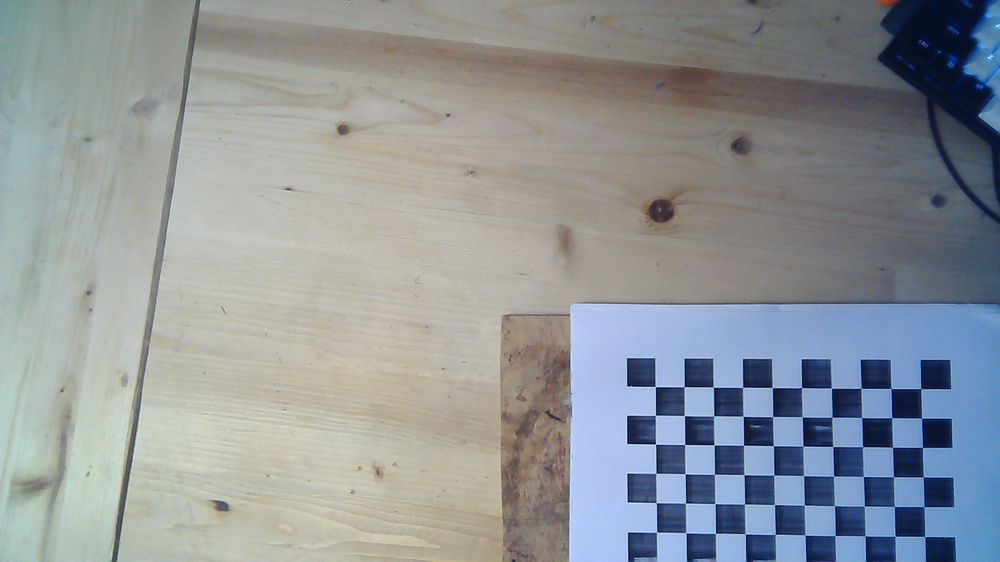
#> input picture lab1/images/1766081758.png, 1000 x 562 px, shrunk from 1920 x 1080 before the run; its folder holds only this picture in this run
$ jupyter execute --allow-errors sample.ipynb
#> lines starting #> are read from the running program, lines starting #| are printed output that depends on the picture; long printed decimals are rounded
[cell 1]
import os
from itertools import product

import matplotlib.pyplot as plt
import numpy as np
import cv2
import scipy

[cell 2]
def normalize_points(pts):
    mean = np.mean(pts, axis=0)
    d = np.sqrt(np.sum((pts - mean) ** 2, axis=1)).mean()
    s = np.sqrt(2) / d

    T = np.array([
        [s, 0, -s * mean[0]],
        [0, s, -s * mean[1]],
        [0, 0, 1]
    ])

    pts_h = np.column_stack([pts, np.ones(len(pts))])
    pts_n = (T @ pts_h.T).T

    return pts_n[:, :2], T

[cell 3]
def find_homography(world_points: np.ndarray, image_points: np.ndarray):
    n = world_points.shape[0]
    A = np.zeros((2 * n, 9))

    for i in range(n):
        X, Y = world_points[i]
        u, v = image_points[i]

        A[2 * i, :] = [-X, -Y, -1, 0, 0, 0, X * u, Y * u, u]
        A[2 * i + 1, :] = [0, 0, 0, -X, -Y, -1, X * v, Y * v, v]

    U, S, V = np.linalg.svd(A)
    H = V[-1].reshape(3, 3)
    return H

[cell 4]
def get_b(H, i, j):
    return np.array([
        H[0, i] * H[0, j],
        H[0, i] * H[1, j] + H[1, i] * H[0, j],
        H[1, i] * H[1, j],
        H[2, i] * H[0, j] + H[0, i] * H[2, j],
        H[2, i] * H[1, j] + H[1, i] * H[2, j],
        H[2, i] * H[2, j]
    ])

[cell 5]
images_dir = './images'
images = []
for i in os.listdir(images_dir):
    print(i)
    images.append(cv2.imread(f'{images_dir}/{i}', cv2.IMREAD_GRAYSCALE))

[cell 6]
plt.imshow(images[0])
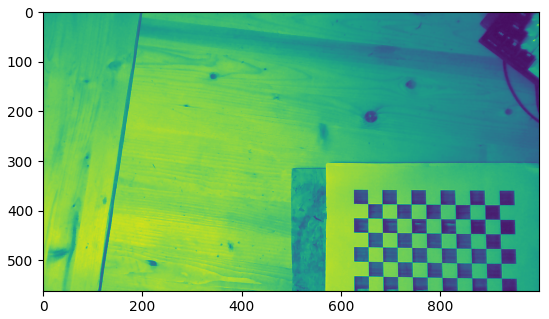
#> figure drawn by matplotlib, 1 panel

[cell 7]
pattern_w = 10
pattern_h = 6
square_size = 20
world_points = []
for y in range(pattern_h):
    for x in range(pattern_w):
        world_points.append([x, y])
world_points = np.array(world_points, dtype=np.float64) * square_size
wp_n, Tw = normalize_points(world_points)

[cell 8]
world_points

[cell 9]
from copy import copy

i = copy(images[0])
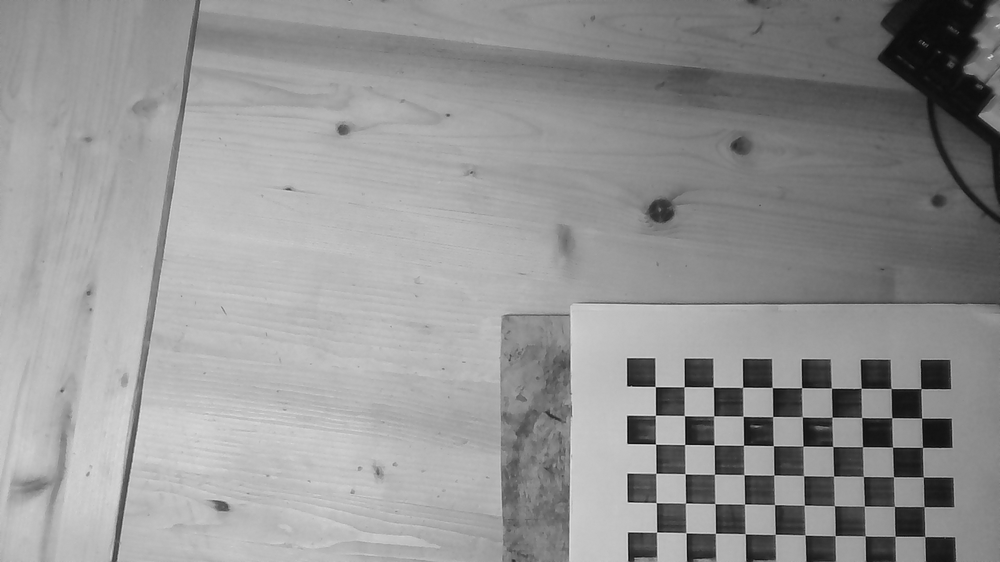
#> i: shape (562, 1000); min 4, max 226, mean 148
# cv2.drawChessboardCorners(i, (10, 6), image_points, True)
cv2.imshow('test', i)
cv2.waitKey(0)
cv2.destroyAllWindows()

[cell 10]
V = []

for image in images:
    ret, corners = cv2.findChessboardCorners(image, (pattern_w, pattern_h))

    corners = cv2.cornerSubPix(
        image,
        corners,
        (11, 11),
        (-1, -1),
        (cv2.TERM_CRITERIA_EPS + cv2.TERM_CRITERIA_MAX_ITER, 30, 1e-6)
    )

    image_points = corners.reshape(-1, 2)
    ip_n, Ti = normalize_points(image_points)
    Hn = find_homography(wp_n, ip_n)
    H = np.linalg.inv(Ti) @ Hn @ Tw
    H /= H[2, 2]

    V.append(get_b(H, 0, 1))
    V.append(get_b(H, 0, 0) - get_b(H, 1, 1))
#> this loop made 1 pass
#> (ret, mean in normalize_points, d in normalize_points, s in normalize_points, Ti, n in find_homography, S in find_homography) on pass 1: (True, [788.8, 460.8], 91.82, 0.0154, [[0.0154, 0, -12.15], [0, 0.0154, -7.1], [0, 0, 1]], 60, [20.18, 15.17, 11.02, 10.15, 6.98, 6.23, 6.03, 5.41, 0.0161])
#> pass 1, in find_homography, `U, S, V = np.linalg.svd(A)`:
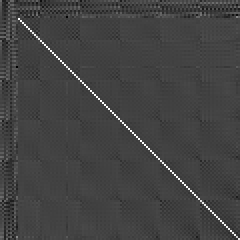
#> U: shape (120, 120) float64 (shown 2 times larger); min -0.349, max 0.978, mean 2.64e-05; drawn with min black and max white
#> after the loop, V = [[-0.0896, 1.96, -0.0227, -0.000163, -0.000105, 9.1e-09], [1.97, 0.132, -1.94, -0.00023, 0.000335, -8.35e-09]]

[cell 11]
V
#> Out has the same summary as V

[cell 12]
_, S, Vm = np.linalg.svd(np.array(V))
#> S = [2.77, 1.96]; Vm = [[0.709, 0.071, -0.701, -8.48e-05, 0.000119, -2.9e-09], [-0.0788, 0.997, 0.0212, -7.89e-05, -5.89e-05, 4.78e-09], [0.7, 0.0402, 0.713, -1.72e-06, 7.13e-05, -3.09e-09], [5.52e-05, 8.47e-05, -5.66e-05, 1, 9.72e-09, -2.42e-13], [-0.000139, 4.74e-05, 3.41e-05, -4.12e-09, 1, 6.16e-13], [4.6e-09, -4.43e-09, 6.57e-11, 3.67e-13, 2.33e-13, 1]]
b = Vm[-1]
#> b = [4.6e-09, -4.43e-09, 6.57e-11, 3.67e-13, 2.33e-13, 1]
b = b / np.linalg.norm(b)
if b[0] < 0:
    b = -b

B11, B12, B22, B13, B23, B33 = b
#> B11 = 4.6e-09; B12 = -4.43e-09; B22 = 6.57e-11; B13 = 3.67e-13; B23 = 2.33e-13; B33 = 1

#> (a cell that did not finish here is left out)

[cell 14]
v0 = (B12 * B13 - B11 * B23) / (B11 * B22 - B12 ** 2)
#> v0 = 0.00014
v0
#> Out = 0.00014

[cell 15]
lambda_ = B33 - (B13 ** 2 + v0 * (B12 * B13 - B11 * B23)) / B11
#> lambda_ = 1
lambda_
#> Out = 1

[cell 16]
fx = np.sqrt(lambda_ / B11)
#> fx = 14746.2
fy = np.sqrt(lambda_ * B11 / (B11 * B22 - B12 ** 2))
#> fy = nan

[cell 17]
print(B11)
#| 4.5987429439303334e-09
print(B11 * B22 - B12 ** 2)
#| -1.9315133436400892e-17

[cell 18]
print(fx)
#| 14746.211
print(fy)
#| nan

$ run again, on lab1/images/1766081772.png
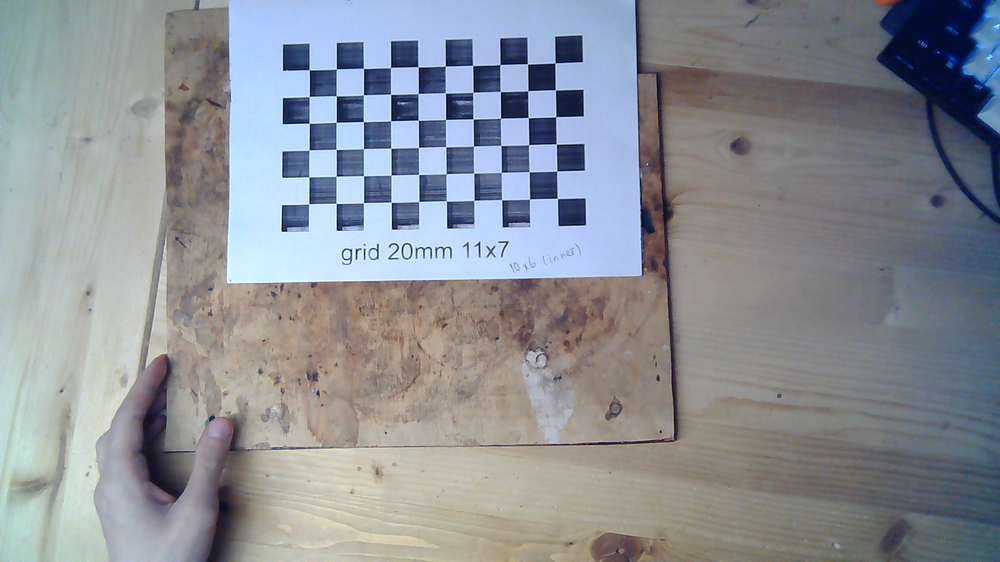
#> input picture lab1/images/1766081772.png, 1000 x 562 px, shrunk from 1920 x 1080 before the run
#> `i = copy(images[0])`:
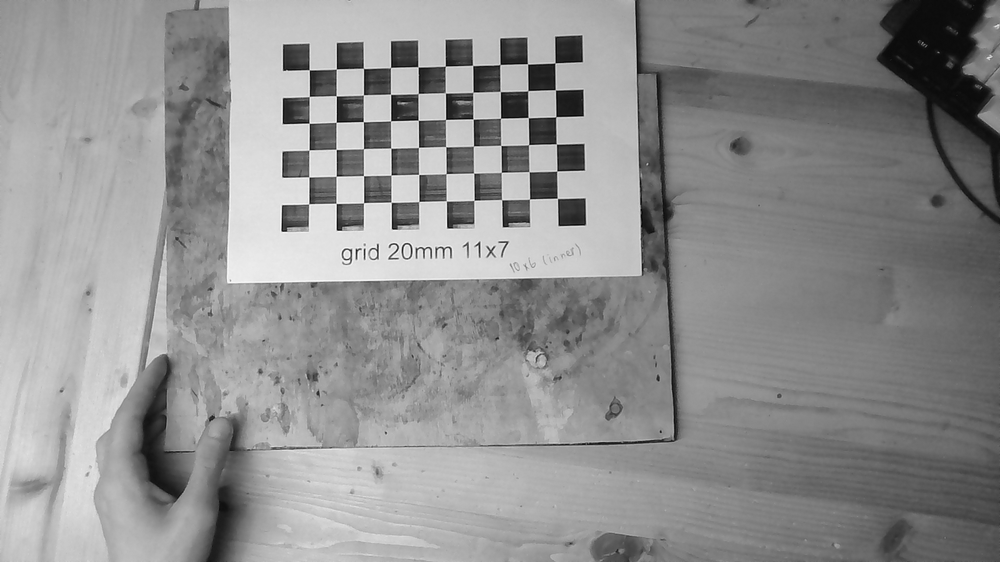
#> i: shape (562, 1000); min 2, max 252, mean 143
#> the loop `for image in images:` made 1 pass
#> (ret, mean in normalize_points, d in normalize_points, s in normalize_points, Ti, n in find_homography, S in find_homography) on pass 1: (True, [432.3, 133.6], 84.65, 0.0167, [[0.0167, 0, -7.22], [0, 0.0167, -2.23], [0, 0, 1]], 60, [20.22, 15.18, 11.02, 10.15, 6.97, 6.25, 6.03, 5.41, 0.018])
#> pass 1, in find_homography, `U, S, V = np.linalg.svd(A)`:
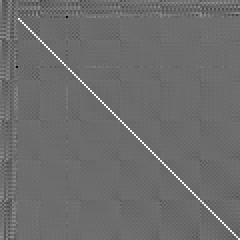
#> U: shape (120, 120) float64 (shown 2 times larger); min -0.73, max 0.977, mean -4.41e-05; drawn with min black and max white
#> after the loop `for image in images:`: V = [[-0.0523, 1.76, -0.0524, -0.00015, -5.71e-05, 5.29e-09], [1.79, -0.00364, -1.73, -0.000134, 0.000302, -1.06e-08]]
#> `V`: Out has the same summary as V
#> `_, S, Vm = np.linalg.svd(np.array(V))`: S = [2.49, 1.77]; Vm = [[0.719, -0.00358, -0.695, -5.36e-05, 0.000121, -4.27e-09], [-0.0266, 0.999, -0.0326, -8.5e-05, -3.18e-05, 2.98e-09], [0.695, 0.0419, 0.718, 9.48e-06, 6.34e-05, -2.94e-09], [2.97e-05, 8.43e-05, -4.69e-05, 1, 7.5e-09, -2.31e-13], [-0.000132, 2.96e-05, 3.78e-05, -4.3e-09, 1, 5.1e-13], [5.19e-09, -2.87e-09, -7.64e-10, 2.83e-13, 2.89e-13, 1]]
#> b = [5.19e-09, -2.87e-09, -7.64e-10, 2.83e-13, 2.89e-13, 1]
#> B11 = 5.19e-09; B12 = -2.87e-09; B22 = -7.64e-10; B13 = 2.83e-13; B23 = 2.89e-13; B33 = 1
#> v0 = 0.000189
#> lambda_ = 1
#> fx = 13881.4
#> fy = nan
#| 5.189568812894247e-09
#| -1.2198226340708501e-17
#| 13881.435
#| nan

$ run again, on lab1/images/1766081775.png
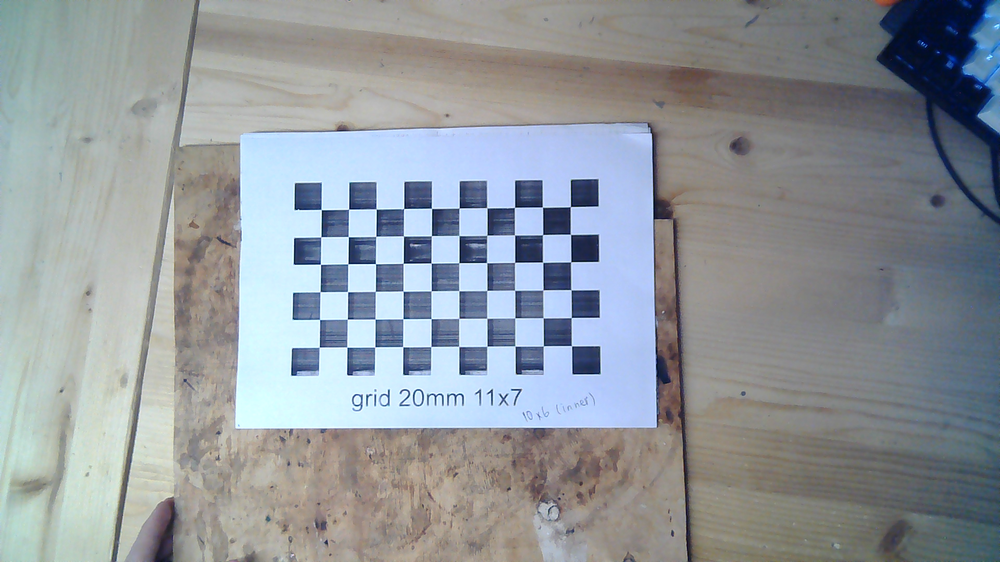
#> input picture lab1/images/1766081775.png, 1000 x 562 px, shrunk from 1920 x 1080 before the run
#> `i = copy(images[0])`:
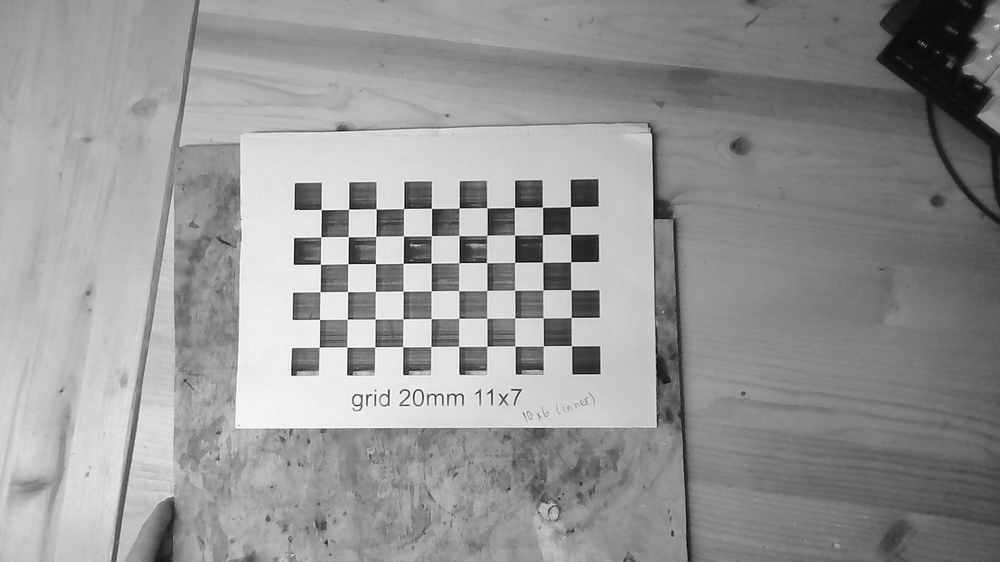
#> i: shape (562, 1000); min 2, max 255, mean 149.4
#> the loop `for image in images:` made 1 pass
#> (ret, mean in normalize_points, d in normalize_points, s in normalize_points, Ti, n in find_homography, S in find_homography) on pass 1: (True, [445.3, 277], 86.13, 0.0164, [[0.0164, 0, -7.31], [0, 0.0164, -4.55], [0, 0, 1]], 60, [20.19, 15.17, 11.03, 10.15, 6.98, 6.23, 6.03, 5.42, 0.0195])
#> pass 1, in find_homography, `U, S, V = np.linalg.svd(A)`:
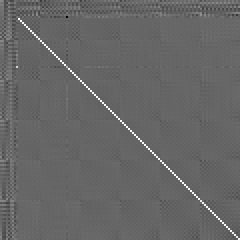
#> U: shape (120, 120) float64 (shown 2 times larger); min -0.66, max 0.977, mean 1.87e-05; drawn with min black and max white
#> after the loop `for image in images:`: V = [[-0.0834, 1.8, -0.0328, -0.000173, -5.94e-05, 6.09e-09], [1.84, 0.0965, -1.77, -0.000144, 0.000346, -1.45e-08]]
#> `V`: Out has the same summary as V
#> `_, S, Vm = np.linalg.svd(np.array(V))`: S = [2.55, 1.81]; Vm = [[0.719, 0.0551, -0.693, -5.8e-05, 0.000135, -5.63e-09], [-0.0709, 0.997, 0.00565, -9.36e-05, -3.76e-05, 3.57e-09], [0.691, 0.0451, 0.721, 1.34e-05, 6.86e-05, -3.64e-09], [2.58e-05, 9.59e-05, -4.93e-05, 1, 8.83e-09, -3.25e-13], [-0.000147, 2.69e-05, 4.43e-05, -5.43e-09, 1, 7.03e-13], [6.82e-09, -3.08e-09, -1.29e-09, 3.81e-13, 4.42e-13, 1]]
#> b = [6.82e-09, -3.08e-09, -1.29e-09, 3.81e-13, 4.42e-13, 1]
#> B11 = 6.82e-09; B12 = -3.08e-09; B22 = -1.29e-09; B13 = 3.81e-13; B23 = 4.42e-13; B33 = 1
#> v0 = 0.000228
#> lambda_ = 1
#> fx = 12109.8
#> fy = nan
#| 6.81904430761885e-09
#| -1.834399561434474e-17
#| 12109.836
#| nan
